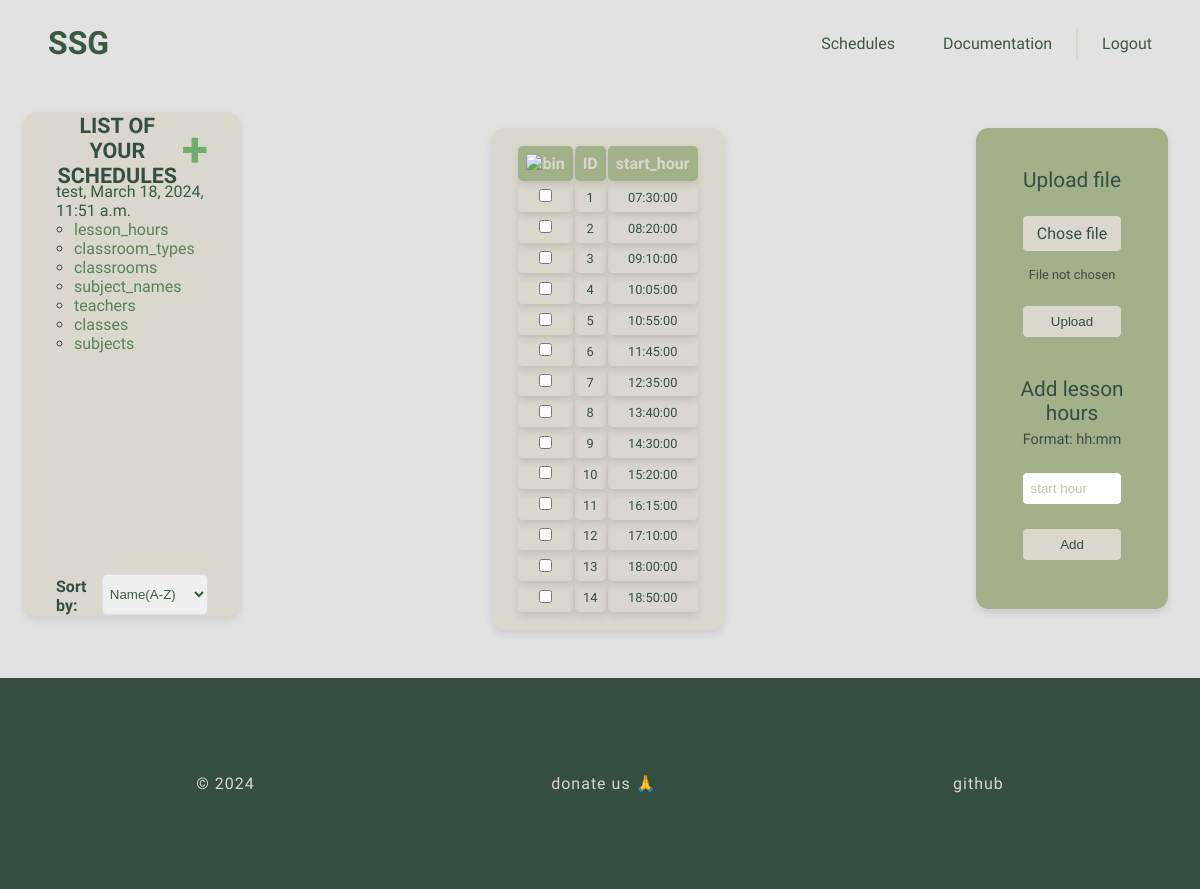
The page /schedules/test/test/lesson_hours/ (signed in) on the database its author committed.
### generatorApp/models.py (models this page shows, shortened)
class ScheduleList(models.Model):
    user_id = models.ForeignKey(User, null=False, on_delete=models.CASCADE)
    name = models.CharField(max_length=100)
    description = models.CharField(max_length=800, default='')
    created_date = models.DateTimeField(default=timezone.now)
    content = models.TextField()

class LessonHours(models.Model):
    in_id = models.TextField(default=None, null=True)
    schedule_id = models.ForeignKey(ScheduleList, on_delete=models.CASCADE)
    start_hour = models.CharField(max_length=30)
    duration = models.IntegerField()
    class Meta:
        unique_together = ('schedule_id', 'in_id')

### generatorApp/views/schedule.py (the view, shortened to what this page needs)
# urls.py: path('schedules/<str:username>/<str:schedule_name>/lesson_hours/', views.LessonHoursView.as_view(), name='lesson_hours'),
class LessonHoursView(LoginRequiredMixin, TemplateView, FormView):
    login_url = reverse_lazy('generatorApp:login')
    form_class = LessonHoursForm
    template_name = 'generatorApp/forms/lesson_hours.html'
    def get_context_data(self, **kwargs):
        context = super().get_context_data(**kwargs)
        context = update_context(self.request, self.kwargs, context)
        schedule_name = context['schedule_name']
        schedule = ScheduleList.objects.get(user_id=self.request.user, name=schedule_name)
        context['objects_list'] = LessonHours.objects.filter(schedule_id=schedule).all()
        return context

### generatorApp/forms.py
class LessonHoursForm(ModelForm):
    start_hour = forms.TimeField(label='', widget=forms.TimeInput(attrs={
        'class': 't',
        'id': 'start-hour',
        'name': 'start-hour',
        'placeholder': 'start hour'
    }))
    class Meta:
        model = LessonHours
        fields = ['start_hour']

### generatorApp/views/schedule.py (called while the page is built)
def update_context(request, kwargs, context):
    context['schedule_name'] = kwargs.get('schedule_name')
    context['model_name'] = kwargs.get('model')
    sort_by = request.GET.get('sort_by')
    if sort_by in [field.name for field in ScheduleList._meta.get_fields()]:
        context['schedule_list'] = ScheduleList.objects.filter(user_id=request.user).order_by(sort_by)
    else:
        context['schedule_list'] = ScheduleList.objects.filter(user_id=request.user)
    context['labels'] = [
        'lesson_hours',
        'classroom_types',
        'classrooms',
        'subject_names',
        'teachers',
        'classes',
        'subjects'
    ]
    return context

### generatorApp/templates/generatorApp/forms/lesson_hours.html (shortened to what this page needs)
{% extends 'generatorApp/index.html' %}
{% load static %}
{% block head %}
    <link rel="stylesheet" href="{% static 'generatorApp/data_forms.css' %}">
{% endblock %}
{% block content %}
    {% include 'generatorApp/schedule_list.html' %}
    <main>
        <div class="data-container">
            <table>
                <tr>
                    <th>
                        <button type="button" class="confirm-button" id="delete_btn">
                            <img class="icon" src="{% static 'generatorApp/bin.svg' %}" alt="bin"/>
                        </button>
                    </th>
                    <th>ID</th>
                    <th>start_hour</th>
                </tr>
                {% for value in objects_list %}
                    <tr>
                        <td><input type="checkbox" id="delete-{{ forloop.counter }}" name="delete" value="{{ value.in_id }}" class="delete-checkbox"></td>
                        <td>{{ forloop.counter }}</td>
                        <td>{{ value.start_hour }}</td>
                    </tr>
                {% endfor %}
            </table>
        </div>
        <div class="form-container">
            <form class="upload-form" method="POST" enctype="multipart/form-data" action="{{ request.get_full_path }}/upload">
                    <span>Upload file</span>
                    <div class="custom-file-input">Chose file</div>
                    <p class="file-name">File not chosen</p>
                    <input type="submit" value="Upload">
            </form>
                <form class="add-form" id="add-form" method="POST" class="add-data-form">
                    <span>
                        Add lesson hours
                        <br>
                        <span style="font-size: 70%">Format: hh:mm</span>
                    </span>
                    {{ form.start_hour }}
                    <input type="submit" value="Add">
                </form>
        </div>
    </main>
{% endblock %}

### generatorApp/templates/generatorApp/schedule_list.html (shortened to what this page needs)
{% load static %}
{% block head %}
    <link rel="stylesheet" href="{% static 'generatorApp/aside.css' %}">
{% endblock %}
<aside class="sticky-wrapper">
    <div class="aside-content">
        <h3>
            <span>List of your schedules</span>
            <a href="{% url 'generatorApp:schedules_base' %}">
                <span style="font-size: 150%">+</span>
            </a>
        </h3>
        <ol class="scrollable">
            {% if schedule_list %}
                {% for schedule in schedule_list %}
                    <li>
                        <a href="{% url 'generatorApp:schedule' username=user.username schedule_name=schedule.name %}">
                            {{ schedule.name }}, {{ schedule.created_date }}
                        </a>
                        <ul class="schedule-data-list" style="padding-left: 2ch">
                            {% for label in labels %}
                                <li><a href="{% url 'generatorApp:schedule' username=user.username schedule_name=schedule.name%}{{label}}">{{ label }}</a></li>
                            {% endfor %}
                        </ul>
                    </li>
                {% endfor %}
            {% else %}
                <p>It seems to you don't have any schedules :<</p>
            {% endif %}
        </ol>
        <form method="GET" id="sort-form">
            <h4>Sort by:</h4>
            <select name="sort_by" id="sort_by">
                <option value="name">Name(A-Z)</option>
            </select>
        </form>
    </div>
</aside>

### generatorApp/static/generatorApp/style.css (style rules this page uses)
* { padding: 0; margin: 0; box-sizing: border-box; }
body { font-family: "Josefin Sans", sans-serif; !important; font-optical-sizing: auto; font-weight: 500; font-style: normal; width: 100vw; color: #344E41; overflow-X: hidden; background-attachment: fixed; flex-direction: column; background-color: #e3e2e2; }
.confirm-button { background: none; color: inherit; border: none; padding: 0; font: inherit; cursor: pointer; outline: inherit; }
a { color: #3A5A40; text-decoration: none; position: relative; z-index: 1; transition: all .1s ease-in-out; cursor: pointer; }
p { color: rgba(33, 36, 33, 0.73); font-weight: 400; }
.sticky-wrapper { position: -webkit-sticky !important; position: sticky !important; top: 6rem; }

### generatorApp/static/generatorApp/data_forms.css (style rules this page uses)
main { display: flex; align-items: start; justify-content: space-between; flex: 1; }
main .data-container, .form-container { border-radius: .8rem; box-shadow: 0 4px 8px rgba(0, 0, 0, 0.1); text-align: center; gap: 15px; margin-right: 2rem; }
main .data-container { margin-top: 2rem; background-color: #DAD7CD; overflow: auto; max-width: 80%; padding: 1rem 1.5rem 1rem 1.5rem; }
main .form-container { margin-top: 2rem; background-color: #A3B18A; display: flex; flex-direction: column; justify-content: center; align-items: center; padding: 1rem 1.5rem 3rem 1.5rem; overflow-y: auto; overflow-x: clip; }
main form { display: flex; flex-direction: column; justify-content: center; align-items: center; gap: 15px; max-width: 12vw; width: 12vw; }
main input[type="text"], main input[type="submit"], main input[type="number"], main select { width: 70%; padding: 0.5rem; border: 1px solid #A3B18A; border-radius: .3rem; box-sizing: border-box; color: #3A5A40; margin-top: .5rem; }
main input[type="submit"] { background-color: #DAD7CD; color: #344E41; cursor: pointer; }
main ::placeholder { color: #A3B18A; opacity: 0.7; }
main span { font-weight: 450; font-size: 1.3rem; margin-top: 1.5rem; }
main .custom-file-input { margin-top: .5rem; width: 70%; padding: 0.5rem; border: 1px solid #A3B18A; border-radius: .3rem; box-sizing: border-box; background-color: #DAD7CD; color: #344E41; cursor: pointer; }
main .file-name { font-size: .8rem; }
main .icon { width: 1.5rem; height: 1.5rem; }
main th { background-color: #A3B18A; color: #DAD7CD; padding: .5rem; border-radius: .3rem; box-shadow: 0 4px 8px rgba(0, 0, 0, 0.1); font-size: 1rem; }
main td { padding: .4rem; box-shadow: 0 4px 8px rgba(0, 0, 0, 0.1); border-radius: .3rem; margin-top: .3rem; font-size: .8rem; }

### generatorApp/static/generatorApp/aside.css (style rules this page uses)
aside { height: 63vh; width: 18vw; display: flex; justify-content: center; border-radius: .8rem; box-shadow: 0 4px 8px rgba(0, 0, 0, 0.1); background-color: #DAD7CD; transition: transform 0.4s ease; margin-right: 2rem; margin-left: 1.5rem; }
.aside-content { padding: 1rem 2rem 2rem; width: inherit; }
.scrollable { height: 85%; overflow-y: auto; overflow-x: clip; }
.sticky-wrapper { position: sticky; top: 7rem; word-wrap: break-word }
aside h3 { text-align: center; height: 10%; display: flex; align-items: center; }
aside h3 span { font-size: 2ch; text-transform: uppercase; }
aside h3 a { margin-top: -.2rem; margin-left: 0.2rem; color: #6ead6c; font-size: 2rem; }
aside ol { margin-top: .5rem; margin-bottom: .5rem; }
aside ol li a { color: #3A5A40; }
aside ul li a { color: #588157; }
aside form { display: flex; flex-direction: row; justify-content: center; }
aside form select { padding: 0.2rem; border: 1px solid #ddd; border-radius: .3rem; margin-top: -.2rem; margin-left: .4rem; box-sizing: border-box; color: #3A5A40; }

### rows shown on the page
ScheduleList: name "test", created_date "March 18, 2024, 11:51 a.m.", labels "lesson_hours" "classroom_types" "classrooms" "subject_names" "teachers" "classes" "subjects"
LessonHours: start_hour "07:30:00"
LessonHours: start_hour "08:20:00"
LessonHours: start_hour "09:10:00"
LessonHours: start_hour "10:05:00"
LessonHours: start_hour "10:55:00"
LessonHours: start_hour "11:45:00"
LessonHours: start_hour "12:35:00"
LessonHours: start_hour "13:40:00"
LessonHours: start_hour "14:30:00"
LessonHours: start_hour "15:20:00"
LessonHours: start_hour "16:15:00"
LessonHours: start_hour "17:10:00"
LessonHours: start_hour "18:00:00"
LessonHours: start_hour "18:50:00"
